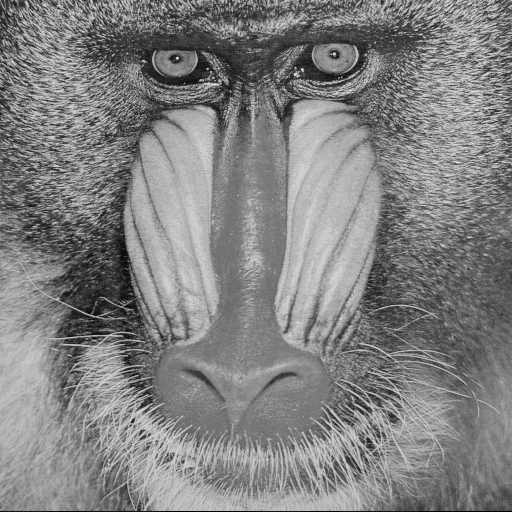
#> input picture MC920/miguel_ra174847_Trabalho2/baboon.png, 512 x 512 px, found by its file name
$ jupyter execute Untitled5.ipynb
#> lines starting #> are read from the running program, lines starting #| are printed output that depends on the picture; after the words box and inside, x2 and y2 are one past the last pixel; in counts of white or black regions, pixels touching at a corner belong together
[cell 1]
import cv2
import numpy as np
import matplotlib.pyplot as plt

img = cv2.imread('baboon.png', cv2.IMREAD_GRAYSCALE)
#> img is the input picture: shape (512, 512); min 0, max 230, mean 129.1

dimension = int(len(img)/2)
#> dimension = 256
r = np.zeros((dimension,dimension,4))
r[::,::,0] = img[::2, ::2]
r[::,::,1] = img[1::2, ::2]
r[::,::,2] = img[::2, 1::2]
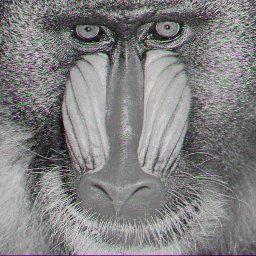
#> r: shape (256, 256, 4) float64; mean of channels 0, 1, 2, 3 129.4, 128.9, 129.4, 0; drawn as B, G, R
r[::,::,3] = img[1::2, 1::2]


#resized = reduce_resolution_in_half(img)
def reduce_resolution_in_half(img):
    dimension = int(len(img)/2)
#> dimension = 256
    r = np.zeros((dimension,dimension,4))
    r[::,::,0] = img[::2, ::2]
    r[::,::,1] = img[1::2, ::2]
    r[::,::,2] = img[::2, 1::2]
    r[::,::,3] = img[1::2, 1::2]
    resized = np.floor(np.mean(r, axis=2))

    return resized

def reduce_resolution_in_half_vectorized(img):
    dimension =  int(len(img)/2)
    print(dimension)
    resized = cv2.resize(img,dsize=(dimension,dimension), interpolation=cv2.INTER_AREA)
    return resized


resized = reduce_resolution_in_half(img)
saved = cv2.resize(resized,dsize=(512,512), interpolation=cv2.INTER_AREA)
cv2.imwrite('baboon256.png', saved)
plt.imshow(resized, cmap='gray')
plt.show()
resized = reduce_resolution_in_half(resized)
saved = cv2.resize(resized,dsize=(512,512), interpolation=cv2.INTER_AREA)
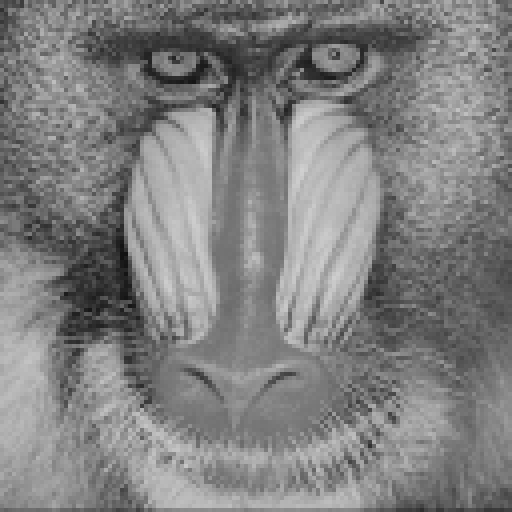
#> saved: shape (512, 512) float64; min 17, max 208, mean 128.4
cv2.imwrite('baboon128.png', saved)
plt.imshow(resized, cmap='gray')
plt.show()
resized = reduce_resolution_in_half(resized)
#> in reduce_resolution_in_half (call 3), `dimension = int(len(img)/2)`: dimension = 64
#> in reduce_resolution_in_half (call 3), `resized = np.floor(np.mean(r, axis=2))`:
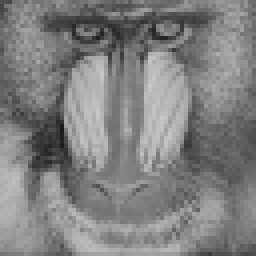
#> resized: shape (64, 64) float64 (shown 4 times larger); min 24, max 202, mean 128
saved = cv2.resize(resized,dsize=(512,512), interpolation=cv2.INTER_AREA)
cv2.imwrite('baboon64.png', saved)
plt.imshow(resized, cmap='gray')
plt.show()
resized = reduce_resolution_in_half(resized)
saved = cv2.resize(resized,dsize=(512,512), interpolation=cv2.INTER_AREA)
cv2.imwrite('baboon32.png', saved)
plt.imshow(resized, cmap='gray')
plt.show()
resized = reduce_resolution_in_half(resized)
saved = cv2.resize(resized,dsize=(512,512), interpolation=cv2.INTER_AREA)
cv2.imwrite('baboon16.png', saved)
plt.imshow(resized, cmap='gray')
plt.show()
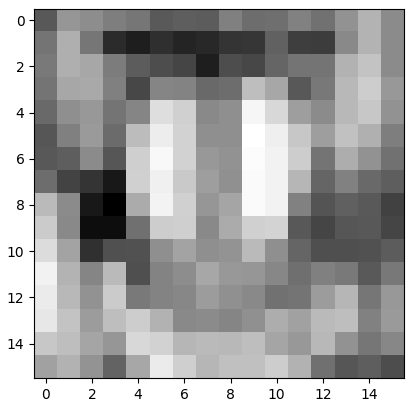
#> figure drawn by matplotlib, 1 panel
resized = reduce_resolution_in_half(resized)
saved = cv2.resize(resized,dsize=(512,512), interpolation=cv2.INTER_AREA)
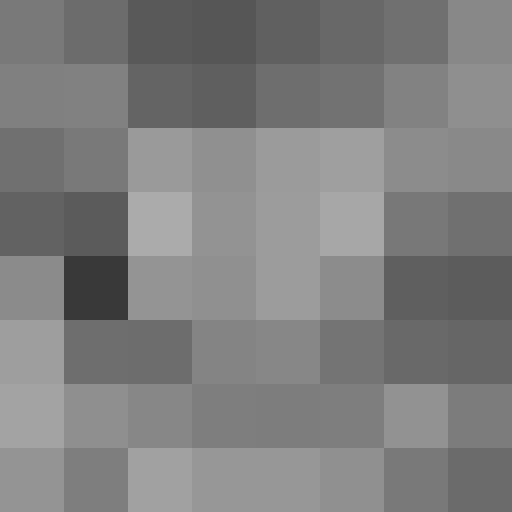
#> saved: shape (512, 512) float64; min 57, max 171, mean 126.9
cv2.imwrite('baboon8.png', saved)
plt.imshow(resized, cmap='gray')
plt.show()

[cell 2]
img = cv2.imread('baboon.png', cv2.IMREAD_GRAYSCALE)

i = 1

while(i <= 7):
    img = cv2.imread('baboon.png', cv2.IMREAD_GRAYSCALE)
    img[:] = img >> i
    print('baboon_'+str(int(256/2**i))+'niveis')
    #cv2.imwrite('baboon_.png', saved)
    plt.imshow(img, cmap='gray')
    plt.show()
    i += 1

print(np.max(img), np.min(img))
#| 1 0
print(img)
#> (printed output is left out)

# show image
plt.imshow(img, cmap='gray')
plt.show()
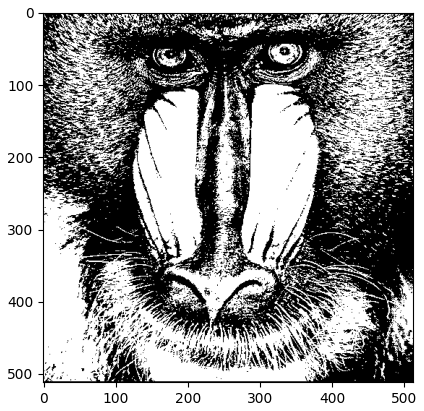
#> figure drawn by matplotlib, 1 panel

[cell 3]
img = cv2.imread('baboon.png', cv2.IMREAD_GRAYSCALE)

ratio = 1/np.max(img)
#> ratio = 0.00435
print(np.max(img), np.min(img))
#| 230 0

# show image
plt.imshow(img, cmap='gray')
#plt.show()

img[:] = np.floor(np.log10(img + 1))
# show image
plt.imshow(img, cmap='gray')
plt.show()

img = cv2.imread('baboon.png', cv2.IMREAD_GRAYSCALE)

img[:] = np.floor(np.sqrt(img))
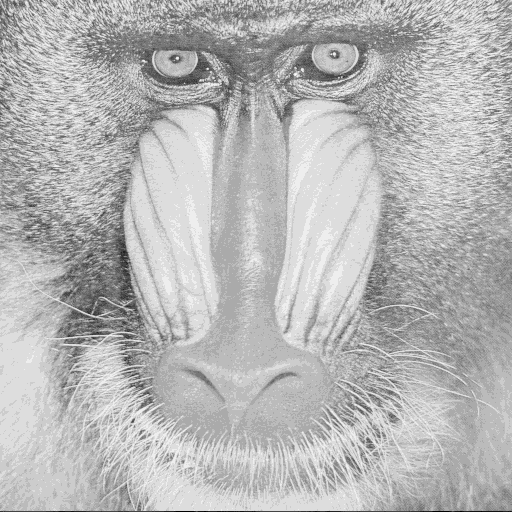
#> img: shape (512, 512); min 0, max 15, mean 10.71; drawn with min black and max white
# show image
plt.imshow(img, cmap='gray')
#plt.show()

img = cv2.imread('baboon.png', cv2.IMREAD_GRAYSCALE)

img[:] = np.floor((230/np.exp(1))*(np.exp(img*ratio) -1))
# show image
plt.imshow(img, cmap='gray')
plt.show()

print(np.max(img), np.min(img))
#| 145 0
print(img)
#> (printed output is left out)

img = cv2.imread('baboon.png', cv2.IMREAD_GRAYSCALE)

img[:] = np.floor(np.multiply(img*ratio,img*ratio)* 230)
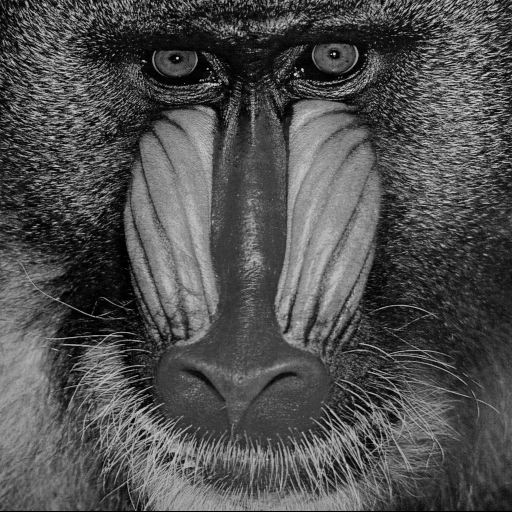
#> img: shape (512, 512); min 0, max 230, mean 79.8
# show image
plt.imshow(img, cmap='gray')
#plt.show()


img = cv2.imread('baboon.png', cv2.IMREAD_GRAYSCALE)

#img[img < 64] = 3*img
#img[(64 < img) & (img <= 128)] = 5*(img - a) + 3*a
#img[(128 < img) & (img <= 255)] = 4*(img - b) + 5*(b - a) + 3*a


a = 64
b = 128
c = 255
alfa = 0.5
beta = 0.5
gama = 0.5
img = np.where(img <= 64, np.floor(alfa*img),
              np.where((64< img)&(img <= 128), np.floor(beta*(img - a) + alfa*a)
                       ,np.floor(gama*(img - b) + beta*(b - a) + alfa*a)))
print(np.max(img), np.min(img))
#| 115.0 0.0
print(img)
#> (printed output is left out)
# show image
plt.imshow(img, cmap='gray')
plt.show()

plt.hist(img.ravel(),256,[0,256]);
plt.show()
#> figure, not shown here; tallest bar 5458 high, from x = 61 to 62

[cell 4]
img = cv2.imread('baboon.png', cv2.IMREAD_GRAYSCALE)
ratio = 1/np.max(img)


img[:] = np.floor((230/np.exp(1))*(np.exp(img*ratio) -1))

# show image
plt.imshow(img, cmap='gray')
plt.show()

print(np.max(img), np.min(img), img[200][200] )
#| 145 0 108
print(img)
#> (printed output is left out)
plt.hist(img.ravel(),256,[0,256]);
plt.show()
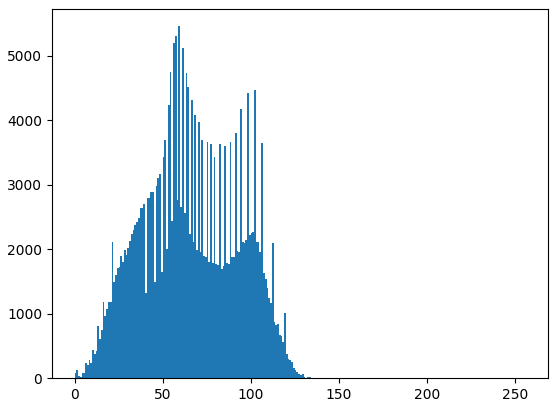
#> figure drawn by matplotlib, 1 panel; tallest bar 5458 high, from x = 59 to 60

imgplot = plt.imshow(img, cmap='gray')
plt.colorbar()
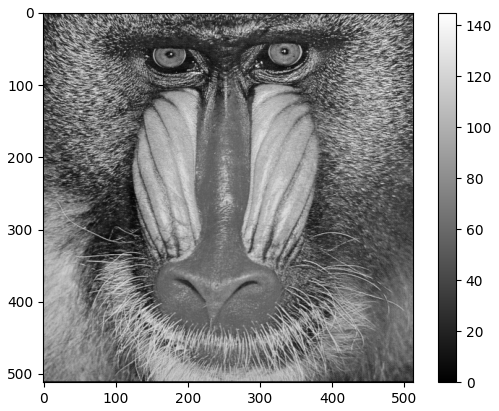
#> figure drawn by matplotlib, 2 panels

$ run again, with MC920/miguel_ra174847_Trabalho2/butterfly.png copied over MC920/miguel_ra174847_Trabalho2/baboon.png
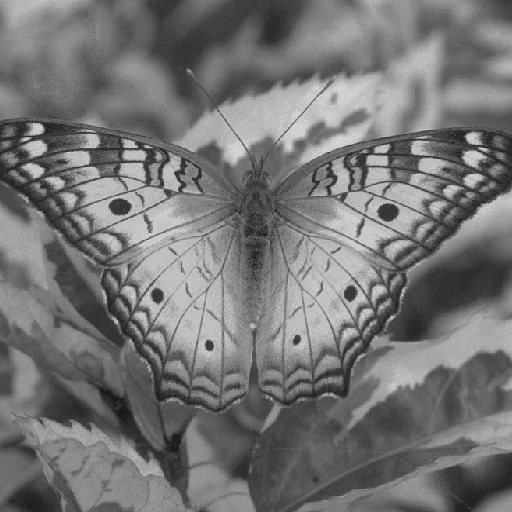
#> input picture MC920/miguel_ra174847_Trabalho2/butterfly.png, 512 x 512 px, found by its file name
#> img is the input picture: shape (512, 512); min 27, max 212, mean 116.8
#> `dimension = int(len(img)/2)`: dimension = 256
#> resized: shape (128, 128) float64
#> resized: shape (64, 64) float64
#> resized: shape (32, 32) float64
#| 1 0
#> (printed output is left out)
#> ratio = 0.00472
#| 212 27
#> `img[:] = np.floor(np.log10(img + 1))`:
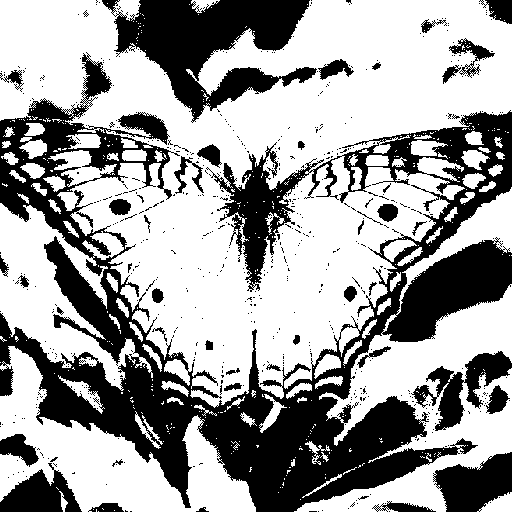
#> img: shape (512, 512); values 1 (black) and 2 (white), 62.8% white; 602 black regions (560 under 20 px), largest, box (x1, y1, x2, y2) and area: (0, 52, 512, 512) 69682, (102, 0, 317, 123) 12281, (433, 452, 512, 512) 3119
#| 145 11
#> (printed output is left out)
#| 106.0 13.0
#> (printed output is left out)
#| 145 11 73
#> (printed output is left out)
#> `[cell 4] img = cv2.imread('baboon.png', cv2.IMREAD_GRAYSCALE) ratio = ..`:
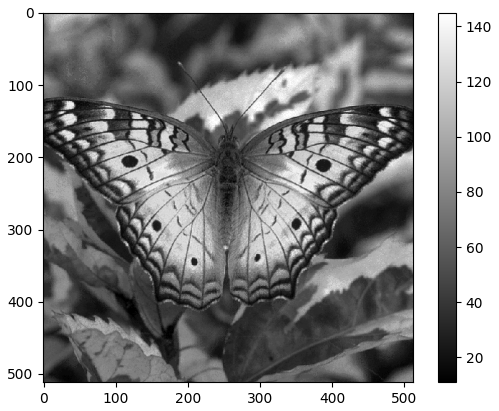
#> figure drawn by matplotlib, 2 panels
